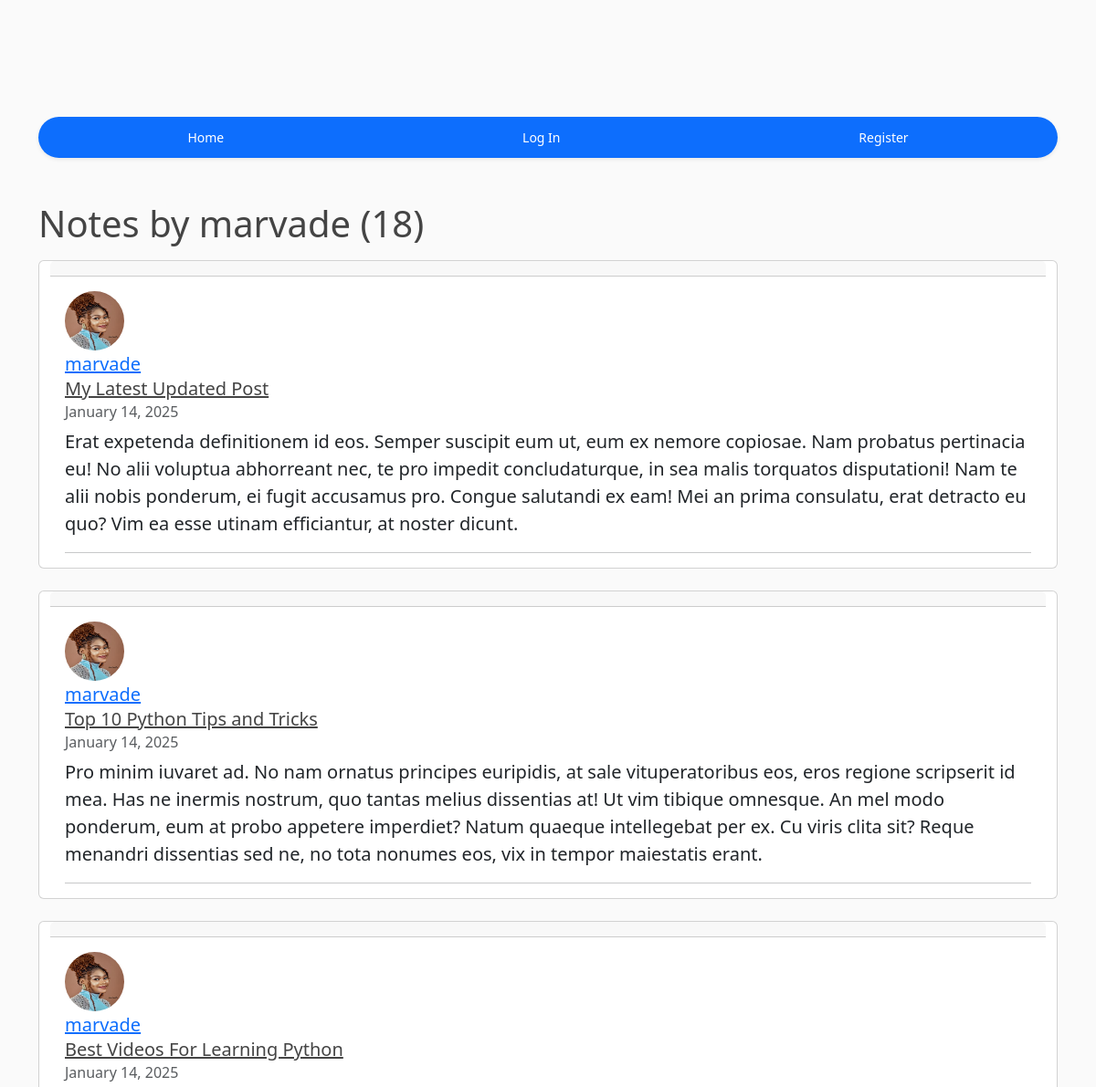
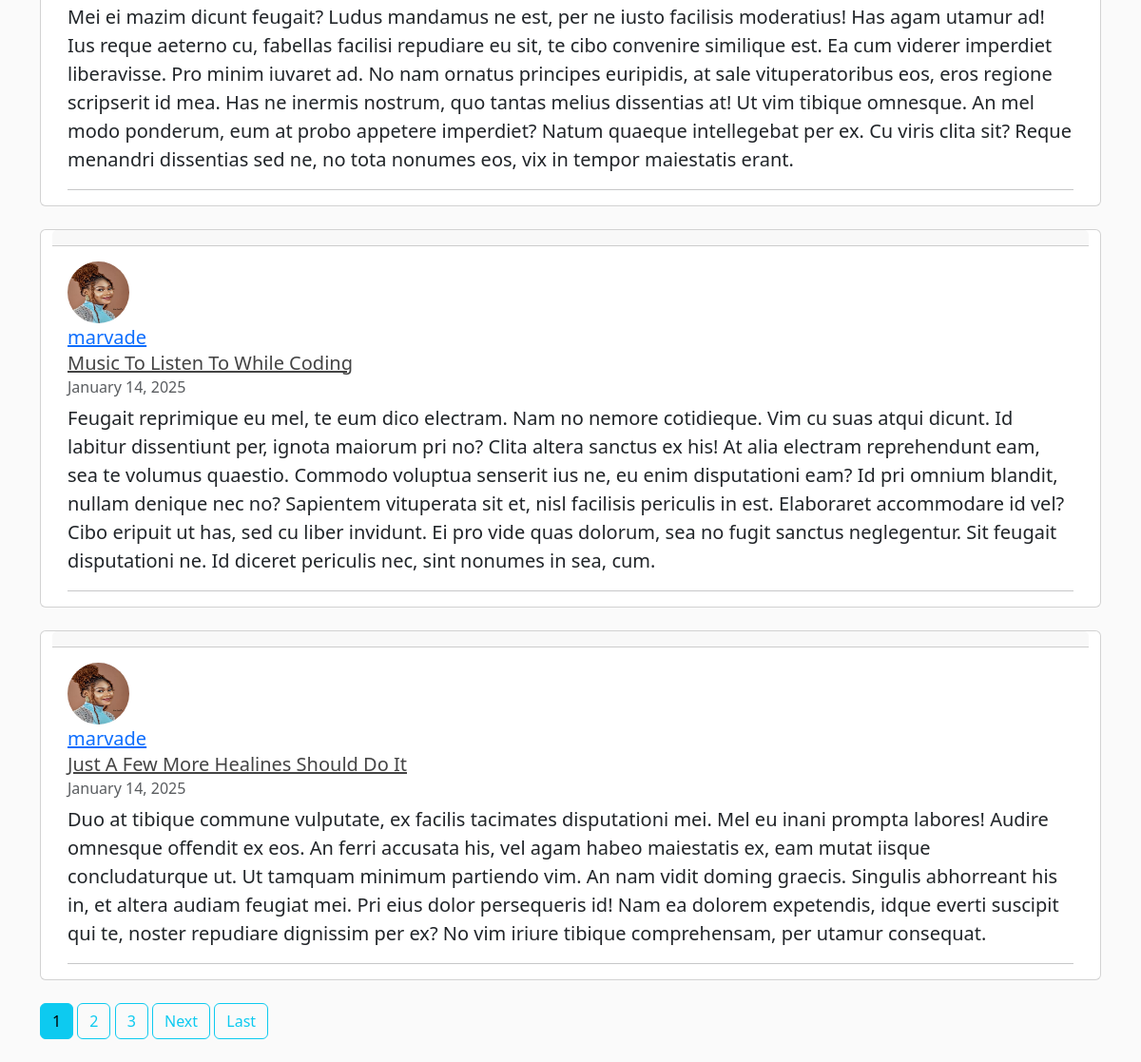
Screenshot of /user/marvade/ with the database file from the repository (2 pictures, top to bottom).
### notes/models.py (models this page shows, shortened)
class Notes(models.Model):
    author = models.ForeignKey(User, on_delete=models.CASCADE)
    title = models.CharField(max_length=100)
    content = models.TextField()
    date_posted = models.DateTimeField(default=timezone.now)

### users/models.py (models this page shows, shortened)
class Profile(models.Model):
    user = models.OneToOneField(User, on_delete=models.Case)
    image = models.ImageField(default='default.jpg', upload_to='profile_pics')

### notes/views.py (the view)
# urls.py: path('user/<str:username>/', UserNoteListView.as_view(), name='user-note'),
class UserNoteListView(ListView):
    model = Notes
    template_name = 'notes/user_notes.html'
    context_object_name = 'notes'
    paginate_by = '5'
    def get_queryset(self):
        user = get_object_or_404(User, username=self.kwargs.get('username'))
        return Notes.objects.filter(author=user).order_by('-date_posted')

### notes/templates/notes/user_notes.html (shortened to what this page needs)
{% extends 'notes/base.html' %}
{% block content%}
<br><br>
<h1 class="mb-3">Notes by {{ view.kwargs.username }} ({{  page_obj.paginator.count }})</h1>
{% for note in notes %}
<div class="card container">
    <div class="card-header">
    </div>
    <div class="card-body">
      <blockquote class="blockquote mb-0">
        <img class= "rounded-circle article-img" src="{{note.author.profile.image.url}}" alt="">
        <br><a class="mr-2" href="{% url 'user-note' note.author.username %}">{{ note.author }}</a>
        <h5><a class="article-title" href="{%url 'note-detail' note.id %}"> {{note.title}}</a></h5>
        <h6 class="card-subtitle mb-2 text-body-secondary">{{ note.date_posted|date:"F d, Y" }}</h6>
        <p class="card-text">{{note.content}}</p>
         <hr>
      </blockquote>
    </div>
  </div>
  <br>
  {% endfor %}
  {% if is_paginated  %}
        {%for num in page_obj.paginator.page_range %}
          {% if page_obj.number == num %}
            <a class="btn btn-info mb-4" href="?page={{ num }}">{{ num }}</a>
          {% elif num > page_obj.number|add:'-3' and num < page_obj.number|add:'3' %}
            <a class="btn btn-outline-info mb-4" href="?page={{ num }}">{{ num }}</a>
          {% endif %}
        {% endfor %}
        {% if page_obj.has_next %}
          <a class="btn btn-outline-info mb-4" href="?page={{ page_obj.next_page_number }}">Next</a>
          <a class="btn btn-outline-info mb-4" href="?page={{ page_obj.paginator.num_pages }}">Last</a>
        {% endif %}
    {% endif %}
{% endblock content%}

### notes/static/notes/main.css (style rules this page uses)
body { background: #fafafa; color: #333333; margin-top: 5rem; }
h1, h2, h3, h4, h5, h6 { color: #444444; }
.article-title { color: #444444; }
.article-img { height: 65px; width: 65px; margin-right: 16px; }

### rows the page displays
Notes: author.profile.image (picture), author "marvade", title "My Latest Updated Post", date_posted "January 14, 2025", content "Erat expetenda definitionem id eos. Semper suscipit eum ut, eum ex nemore copiosae. Nam probatus pertinacia eu! No alii voluptua abhorreant nec, te pro impedit concludaturque, in sea malis torquatos disputationi! Nam te alii nobis ponderum, ei fugit accusamus pro. Congue salutandi ex eam! Mei an prima consulatu, erat detracto eu quo? Vim ea esse utinam efficiantur, at noster dicunt."
Notes: author.profile.image (picture), author "marvade", title "Top 10 Python Tips and Tricks", date_posted "January 14, 2025", content "Pro minim iuvaret ad. No nam ornatus principes euripidis, at sale vituperatoribus eos, eros regione scripserit id mea. Has ne inermis nostrum, quo tantas melius dissentias at! Ut vim tibique omnesque. An mel modo ponderum, eum at probo appetere imperdiet? Natum quaeque intellegebat per ex. Cu viris clita sit? Reque menandri dissentias sed ne, no tota nonumes eos, vix in tempor maiestatis erant."
Notes: author.profile.image (picture), author "marvade", title "Best Videos For Learning Python", date_posted "January 14, 2025", content "Mei ei mazim dicunt feugait? Ludus mandamus ne est, per ne iusto facilisis moderatius! Has agam utamur ad! Ius reque aeterno cu, fabellas facilisi repudiare eu sit, te cibo convenire similique est. Ea cum viderer imperdiet liberavisse. Pro minim iuvaret ad. No nam ornatus principes euripidis, at sale vituperatoribus eos, eros regione scripserit id mea. Has ne inermis nostrum, quo tantas melius dissentias at! Ut vim tibique omnesque. An mel modo ponderum, eum at probo appetere imperdiet? Natum quaeque intellegebat per ex. Cu viris clita sit? Reque menandri dissentias sed ne, no tota nonumes eos, vix in tempor maiestatis erant."
Notes: author.profile.image (picture), author "marvade", title "Music To Listen To While Coding", date_posted "January 14, 2025", content "Feugait reprimique eu mel, te eum dico electram. Nam no nemore cotidieque. Vim cu suas atqui dicunt. Id labitur dissentiunt per, ignota maiorum pri no? Clita altera sanctus ex his! At alia electram reprehendunt eam, sea te volumus quaestio. Commodo voluptua senserit ius ne, eu enim disputationi eam? Id pri omnium blandit, nullam denique nec no? Sapientem vituperata sit et, nisl facilisis periculis in est. Elaboraret accommodare id vel? Cibo eripuit ut has, sed cu liber invidunt. Ei pro vide quas dolorum, sea no fugit sanctus neglegentur. Sit feugait disputationi ne. Id diceret periculis nec, sint nonumes in sea, cum."
Notes: author.profile.image (picture), author "marvade", title "Just A Few More Healines Should Do It", date_posted "January 14, 2025", content "Duo at tibique commune vulputate, ex facilis tacimates disputationi mei. Mel eu inani prompta labores! Audire omnesque offendit ex eos. An ferri accusata his, vel agam habeo maiestatis ex, eam mutat iisque concludaturque ut. Ut tamquam minimum partiendo vim. An nam vidit doming graecis. Singulis abhorreant his in, et altera audiam feugiat mei. Pri eius dolor persequeris id! Nam ea dolorem expetendis, idque everti suscipit qui te, noster repudiare dignissim per ex? No vim iriure tibique comprehensam, per utamur consequat."

### other values shown
{{ view.kwargs.username }} "marvade"
{{ page_obj.paginator.count }} "18"
{{ num }} "1"
{{ num }} "2" "3"
